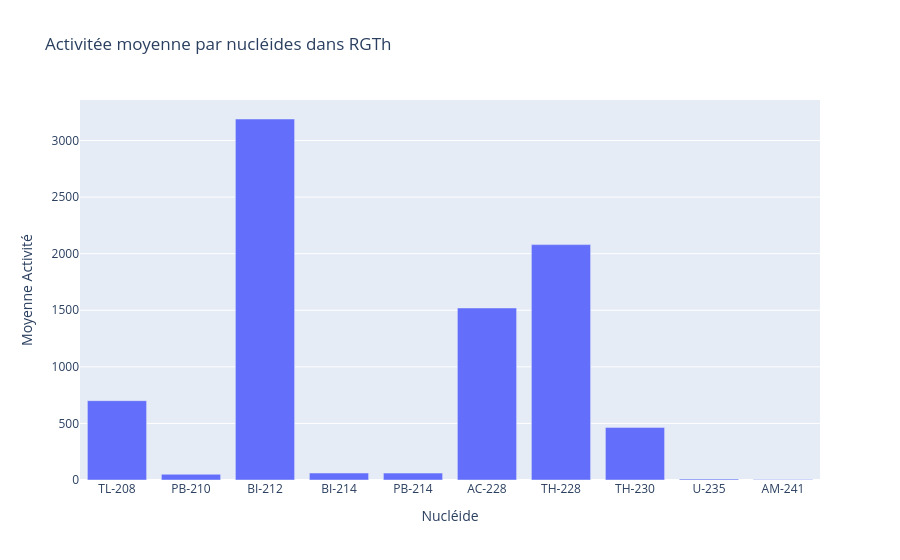

The notebook cell this image was saved under:
### Code cell
s6 = nc_rgth["s6"]
data = s6[["Nucléide", "Moyenne Activité"]]

fig = px.bar(data, x="Nucléide", y="Moyenne Activité", title="Activitée moyenne par nucléides dans RGTh")
fig.show()

### Figure 1 — Plotly figure (JSON) as saved in the notebook; plotly's stock layout.template omitted (floating-point values rounded to 4 significant figures)
{"data": [{"hovertemplate": "Nucléide=%{x}<br>Moyenne Activité=%{y}<extra></extra>", "legendgroup": "", "marker": {"color": "#636efa", "pattern": {"shape": ""}}, "name": "", "orientation": "v", "showlegend": false, "textposition": "auto", "type": "bar", "x": ["TL-208", "PB-210", "BI-212", "BI-214", "PB-214", "AC-228", "TH-228", "TH-230", "U-235", "AM-241"], "xaxis": "x", "y": [701.0, 50.5, 3190.0, 61.4, 60.8, 1520.0, 2080.0, 465.0, 8.65, 4.87], "yaxis": "y"}], "layout": {"barmode": "relative", "legend": {"tracegroupgap": 0}, "title": {"text": "Activitée moyenne par nucléides dans RGTh"}, "xaxis": {"anchor": "y", "domain": [0, 1], "title": {"text": "Nucléide"}}, "yaxis": {"anchor": "x", "domain": [0, 1], "title": {"text": "Moyenne Activité"}}}}
